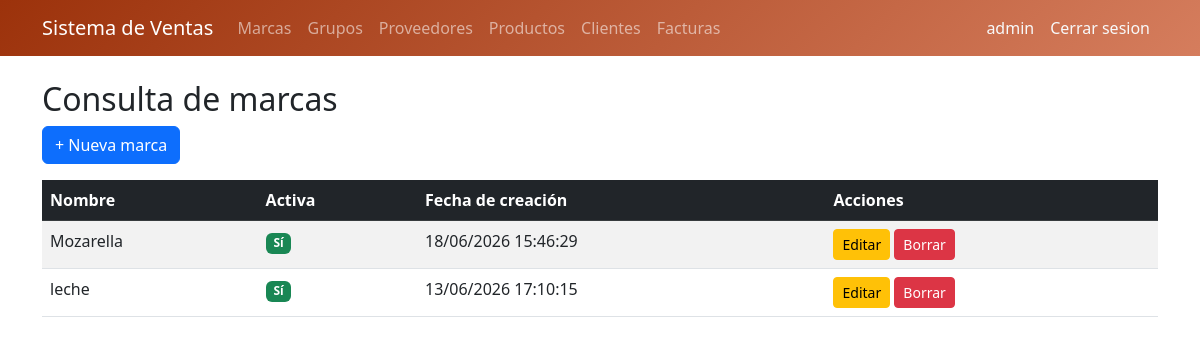
The page /brands/ (signed in) on the database its author committed.
### billing/models.py (models this page shows, shortened)
class Brand(models.Model):
    name = models.CharField(max_length=100, unique=True, verbose_name='Brand Name')
    description = models.TextField(blank=True, null=True)
    is_active = models.BooleanField(default=True)
    created_at = models.DateTimeField(auto_now_add=True)
    updated_at = models.DateTimeField(auto_now=True)
    class Meta:
        verbose_name = 'Brand'
        verbose_name_plural = 'Brands'
        ordering = ['name']

### billing/views.py (the view)
# urls.py: path('brands/', views.brand_list, name='brand_list'),
@login_required
@audit_action('LIST_BRANDS')
def brand_list(request):
    brands = Brand.objects.all()
    return render(request, 'billing/brand_list.html', {'brands': brands})

### billing/templates/billing/brand_list.html (shortened to what this page needs)
{% extends 'billing/base.html' %}
{% block content %}
<h2>Consulta de marcas</h2>
<a href="{% url 'billing:brand_create' %}" class="btn btn-primary mb-3">+ Nueva marca</a>
<table class="table table-striped table-hover">
  <thead class="table-dark">
    <tr><th>Nombre</th><th>Activa</th><th>Fecha de creación</th><th>Acciones</th></tr>
  </thead>
  <tbody>
    {% for brand in brands %}
    <tr>
      <td>{{ brand.name }}</td>
      <td>
        {% if brand.is_active %}
          <span class="badge bg-success">Sí</span>
        {% else %}
          <span class="badge bg-danger">No</span>
        {% endif %}
      </td>
      <td>{{ brand.created_at|date:"d/m/Y H:i:s" }}</td>
      <td>
        <a href="{% url 'billing:brand_update' brand.pk %}" class="btn btn-sm btn-warning">Editar</a>
        <a href="{% url 'billing:brand_delete' brand.pk %}" class="btn btn-sm btn-danger">Borrar</a>
      </td>
    </tr>
    {% empty %}
    <tr><td colspan="4" class="text-center">No hay marcas registradas</td></tr>
    {% endfor %}
  </tbody>
</table>
{% endblock %}

### billing/templates/billing/base.html (shortened to what this page needs)
<!DOCTYPE html>
<html lang="es">
<head>
  <link href="https://cdn.jsdelivr.net/npm/bootstrap@5.3.0/dist/css/bootstrap.min.css" rel="stylesheet">
</head>
<body>
<nav class="navbar navbar-expand-lg navbar-dark" style="background: linear-gradient(135deg, #9c320b, #d57d5d);">
  <div class="container">
    <a class="navbar-brand" href="{% url 'billing:home' %}">Sistema de Ventas</a>
    <div class="collapse navbar-collapse" id="nav">
      <ul class="navbar-nav me-auto">
        {% if user.is_authenticated %}
        <li class="nav-item"><a class="nav-link" href="{% url 'billing:brand_list' %}">Marcas</a></li>
        <li class="nav-item"><a class="nav-link" href="{% url 'billing:productgroup_list' %}">Grupos</a></li>
        <li class="nav-item"><a class="nav-link" href="{% url 'billing:supplier_list' %}">Proveedores</a></li>
        <li class="nav-item"><a class="nav-link" href="{% url 'billing:product_list' %}">Productos</a></li>
        <li class="nav-item"><a class="nav-link" href="{% url 'billing:customer_list' %}">Clientes</a></li>
        <li class="nav-item"><a class="nav-link" href="{% url 'billing:invoice_list' %}">Facturas</a></li>
        {% endif %}
      </ul>
<ul class="navbar-nav">
  {% if user.is_authenticated %}
  <li class="nav-item">
    <span class="nav-link text-light">{{ user.username }}</span>
  </li>
  <li class="nav-item">
    <form method="post" action="{% url 'logout' %}" class="d-inline">
      <button type="submit" class="nav-link btn btn-link text-light"
              style="text-decoration:none;">Cerrar sesion</button>
    </form>
  </li>
  {% endif %}
</ul>
    </div>
  </div>
</nav>
<div class="container mt-4">
  {% block content %}{% endblock %}
</div>
</body>
</html>

### rows shown on the page
Brand: name "Mozarella", is_active "Sí", created_at "18/06/2026 15:46:29"
Brand: name "leche", is_active "Sí", created_at "13/06/2026 17:10:15"

### other values the page prints
{{ user.username }} "admin"
